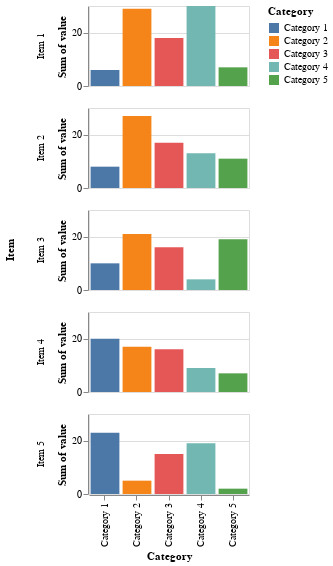

The notebook cell this image was saved under:
### Markdown cell above
---

## Comparing within item bars

If we want people to be able to make comparisons across categories within each item, say whether Category 2 or 4 is larger in Item 1, we need to give them a common baseline.

We can make what are sometimes called "small multiples" in Altair using `facet()` to specify that facets, or unique values, of a categorical variable should be split off and arranged along either rows or columns of the overall visualization. **Visuals shown within each facet are only the subset of the data corresponding to that category!**

*Note that we could alternatively specified `row = 'Item:O'` right within the encoding instead of needing the `.facet()` section. The advantage of using `.facet()` is that you can make faceted views of more complicated charts.*

### Code cell
alt.Chart(df).mark_bar().encode(
    x = 'Category:O',
    y = 'sum(value):Q',
    color = 'Category:N'
).properties(
    width = 160,
    height = 80
).facet(
    row='Item:O'
)

### Figure 1 — Vega-Lite specification as saved in the notebook (floating-point values rounded to 4 significant figures)
{"config": {"view": {"continuousWidth": 400, "continuousHeight": 300}}, "data": {"name": "data-dcc63c1bd6179d79fcae39778c52b169"}, "facet": {"row": {"type": "ordinal", "field": "Item"}}, "spec": {"mark": "bar", "encoding": {"color": {"type": "nominal", "field": "Category"}, "x": {"type": "ordinal", "field": "Category"}, "y": {"type": "quantitative", "aggregate": "sum", "field": "value"}}, "height": 80, "width": 160}, "$schema": "https://vega.github.io/schema/vega-lite/v4.8.1.json", "datasets": {"data-dcc63c1bd6179d79fcae39778c52b169": [{"Item": "Item 1", "Category": "Category 1", "value": 6}, {"Item": "Item 2", "Category": "Category 1", "value": 8}, {"Item": "Item 3", "Category": "Category 1", "value": 10}, {"Item": "Item 4", "Category": "Category 1", "value": 20}, {"Item": "Item 5", "Category": "Category 1", "value": 23}, {"Item": "Item 1", "Category": "Category 2", "value": 29}, {"Item": "Item 2", "Category": "Category 2", "value": 27}, {"Item": "Item 3", "Category": "Category 2", "value": 21}, {"Item": "Item 4", "Category": "Category 2", "value": 17}, {"Item": "Item 5", "Category": "Category 2", "value": 5}, {"Item": "Item 1", "Category": "Category 3", "value": 18}, {"Item": "Item 2", "Category": "Category 3", "value": 17}, {"Item": "Item 3", "Category": "Category 3", "value": 16}, {"Item": "Item 4", "Category": "Category 3", "value": 16}, {"Item": "Item 5", "Category": "Category 3", "value": 15}, {"Item": "Item 1", "Category": "Category 4", "value": 30}, {"Item": "Item 2", "Category": "Category 4", "value": 13}, {"Item": "Item 3", "Category": "Category 4", "value": 4}, {"Item": "Item 4", "Category": "Category 4", "value": 9}, {"Item": "Item 5", "Category": "Category 4", "value": 19}, {"Item": "Item 1", "Category": "Category 5", "value": 7}, {"Item": "Item 2", "Category": "Category 5", "value": 11}, {"Item": "Item 3", "Category": "Category 5", "value": 19}, {"Item": "Item 4", "Category": "Category 5", "value": 7}, {"Item": "Item 5", "Category": "Category 5", "value": 2}]}}
